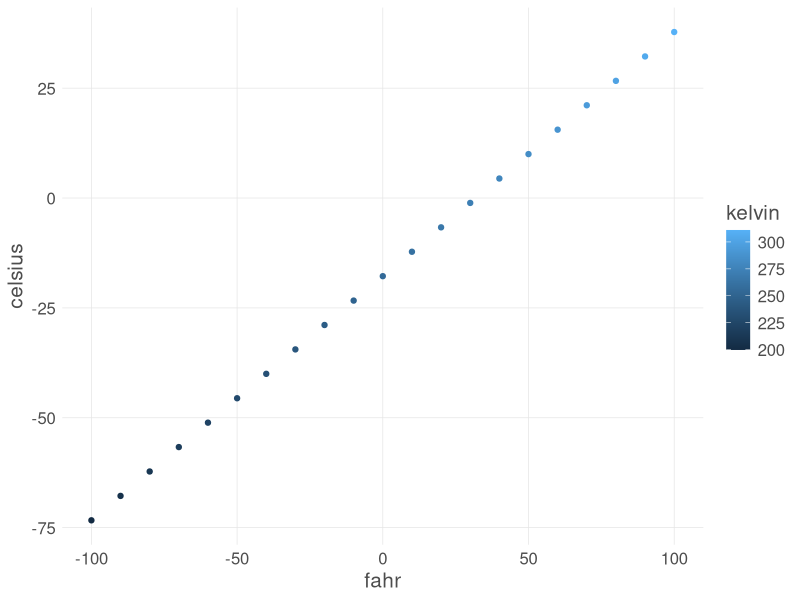
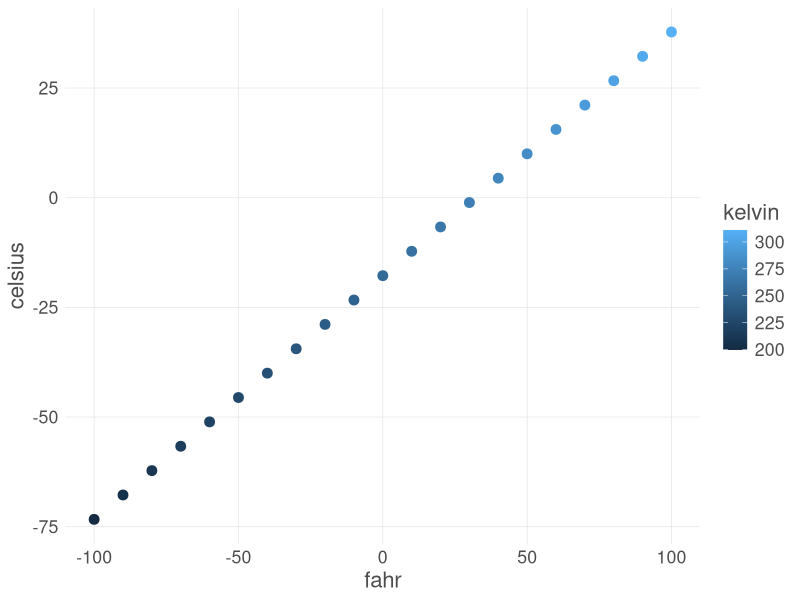

R code for these plots, in order:
## ---- chunk 1
knitr::opts_chunk$set(echo = TRUE)
## ---- chunk 2
library(ggplot2)

## ---- chunk 3
airtemps <- c(212, 78.3, 30, 32)

celcius1 <- (airtemps[1] - 32)*5/9
celcius2 <- (airtemps[2] - 32)*5/9
celcius3 <- (airtemps[3] - 32)*5/9
celcius4 <- (airtemps[4] - 32)*5/9

celcius1
celcius2
celcius3
celcius4
## ---- chunk 4

fahr_to_cel <- function(fahr) {
  celcius = (fahr - 32)*5/9
  return(celcius)
}

celcius = fahr_to_cel(airtemps)
celcius

## ---- chunk 5

cel_to_fahr <- function(cel) {
  fahr = cel*9/5 + 32
  return(fahr)
}

fahrs = cel_to_fahr(celcius)
fahrs
## ---- chunk 6

convert_temps <- function(fahr) {
  celsius <- (fahr-32)*5/9
  kelvin <- celsius + 273.15
  return(list(fahr=fahr, celsius=celsius, kelvin=kelvin))
}

temps_df <- data.frame(convert_temps(seq(-100,100,10)))
temps_df

## ---- chunk 7

custom_theme <- function(base_size = 9) {
    ggplot2::theme(
      axis.ticks       = ggplot2::element_blank(),
      text             = ggplot2::element_text(family = 'Helvetica', color = 'gray30', size = base_size),
      plot.title       = ggplot2::element_text(size = ggplot2::rel(1.25), hjust = 0.5, face = 'bold'),
      panel.background = ggplot2::element_blank(),
      legend.position  = 'right',
      panel.border     = ggplot2::element_blank(),
      panel.grid.minor = ggplot2::element_blank(),
      panel.grid.major = ggplot2::element_line(colour = 'grey90', size = .25),
      legend.key       = ggplot2::element_rect(colour = NA, fill = NA),
      axis.line        = ggplot2::element_blank()
      )
}

ggplot(temps_df, mapping=aes(x=fahr, y=celsius, color=kelvin)) +
    geom_point() +
    custom_theme(15)

## ---- chunk 8

scatterplot <- function(df, point_size = 2, font_size=9) {
  ggplot(df, mapping=aes(x=fahr, y=celsius, color=kelvin)) +
    geom_point(size=point_size) +
    custom_theme(font_size)
}

scatterplot(temps_df, point_size=3, font_size = 16)

